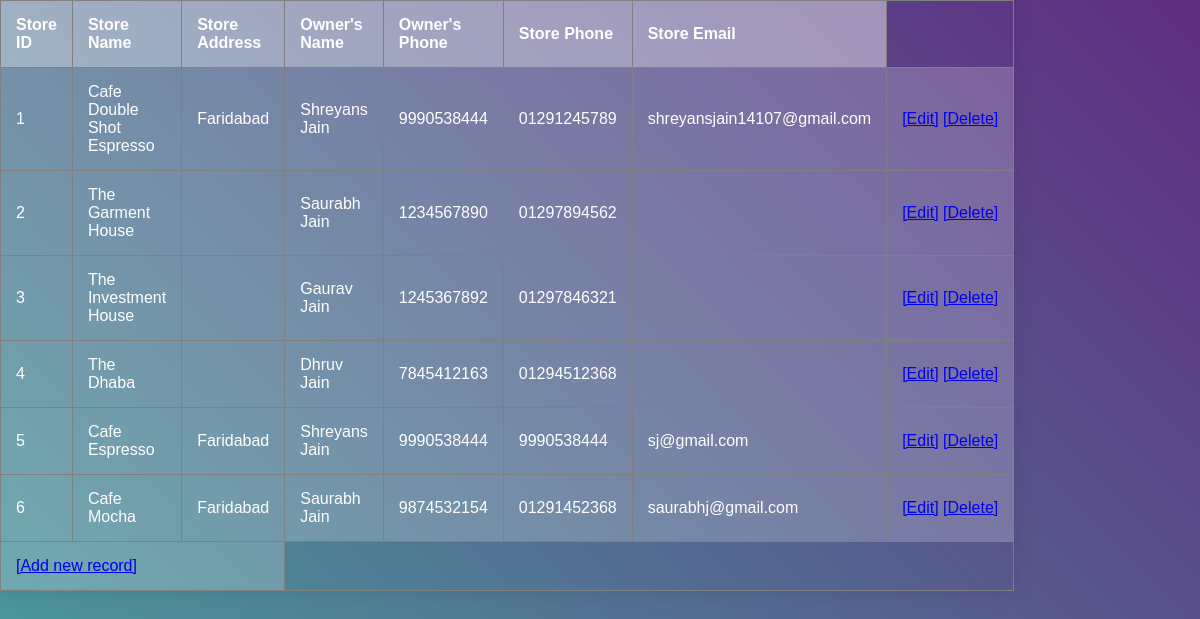
/Unused/view_store_det.php, run on the app's committed database.
### tables this page shows
CREATE TABLE `store` (
  `store_id` int(5) NOT NULL,
  `store_name` varchar(30) NOT NULL,
  `store_add` varchar(50) NOT NULL,
  `owner_name` varchar(30) NOT NULL,
  `owner_phone` varchar(10) NOT NULL,
  `store_phone` varchar(12) NOT NULL,
  `store_email` varchar(30) NOT NULL,
  `date_created` timestamp NOT NULL DEFAULT CURRENT_TIMESTAMP
);

### Unused/view_store_det.php (the view, shortened to what this page needs)
<!DOCTYPE html>
<html >
<head>
      <link rel="stylesheet" href="css/style.css">
</head>
<body>
</body>
</html>
<?php
$connect_db = mysqli_connect("localhost","root","") or die("Cannot connect to server");
mysqli_select_db($connect_db,"jobfit") or die("Cannot connect to the database");
$query = mysqli_query($connect_db,"select * from store order by store_id asc");
?>
<table border="1">
<tr>
    <th>Store ID</th>
    <th>Store Name</th>
  	<th>Store Address</th>
    <th>Owner's Name</th>
    <th>Owner's Phone</th>
    <th>Store Phone</th>
    <th>Store Email</th>
</tr>
<?php
if(mysqli_num_rows($query)>0){
    while($row= mysqli_fetch_array($query)){ ?>
    <tr>
        <td><?=$row['store_id']?></td>
        <td><?=$row['store_name']?></td>
  		  <td><?=$row['store_add']?></td>
  		  <td><?=$row['owner_name']?></td>
  		  <td><?=$row['owner_phone']?></td>
  		  <td><?=$row['store_phone']?></td>
        <td><?=$row['store_email']?></td>
        <td><a href="update_store_det.php?store_id=<?=$row['store_id']?>">[Edit]</a>&nbsp;<a href="delete_store_det.php?store_id=<?=$row['store_id']?>">[Delete]</a></td>
    </tr>
<?php
    }
}
else{
    echo "no record";
}
?>
<tr><td colspan="3"><a href="store_details.php" >[Add new record]</a>
</td></tr>
</table>

### css/style.css (style rules this page uses)
html, body { height: 100%; }
body { margin: 0; background: -webkit-linear-gradient(45deg, #49a09d, #5f2c82); background: linear-gradient(45deg, #49a09d, #5f2c82); font-family: sans-serif; font-weight: 100; }
table { width: 800px; border-collapse: collapse; overflow: hidden; box-shadow: 0 0 20px rgba(0, 0, 0, 0.1); }
th, td { padding: 15px; background-color: rgba(255, 255, 255, 0.2); color: #fff; }
th { text-align: left; }
tbody td { position: relative; }

### data on the page
store: store_id "1", store_name "Cafe Double Shot Espresso", store_add "Faridabad", owner_name "Shreyans Jain", owner_phone "9990538444", store_phone "01291245789", store_email "shreyansjain14107@gmail.com"
store: store_id "2", store_name "The Garment House", owner_name "Saurabh Jain", owner_phone "1234567890", store_phone "01297894562"
store: store_id "3", store_name "The Investment House", owner_name "Gaurav Jain", owner_phone "1245367892", store_phone "01297846321"
store: store_id "4", store_name "The Dhaba", owner_name "Dhruv Jain", owner_phone "7845412163", store_phone "01294512368"
store: store_id "5", store_name "Cafe Espresso", store_add "Faridabad", owner_name "Shreyans Jain", owner_phone "9990538444", store_phone "9990538444", store_email "sj@gmail.com"
store: store_id "6", store_name "Cafe Mocha", store_add "Faridabad", owner_name "Saurabh Jain", owner_phone "9874532154", store_phone "01291452368", store_email "saurabhj@gmail.com"
